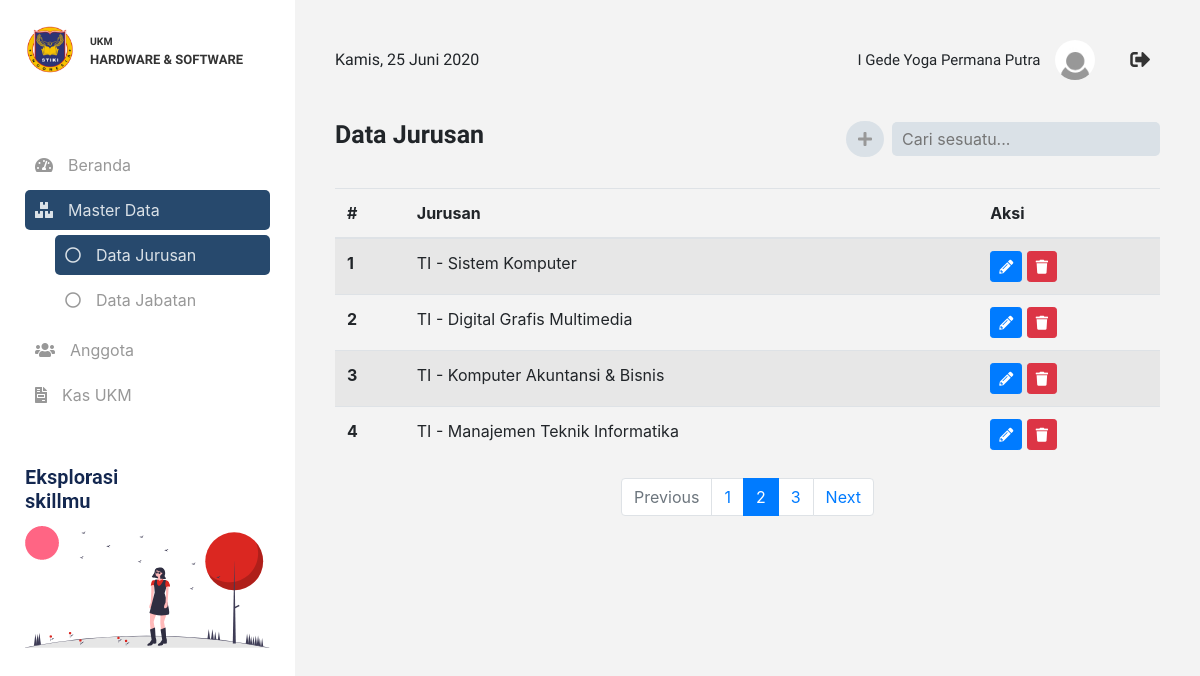
The app's page /jurusan/index.php (signed in) with its own data.
### tables this page shows
CREATE TABLE `jurusan` (
  `idJrs` int(11) NOT NULL AUTO_INCREMENT,
  `namaJrs` varchar(50) NOT NULL,
  PRIMARY KEY (`idJrs`)
);

### config.php (called while the page is built, shortened)
<?php
	$base_url = "http://localhost/project/kasukmhs/";
 ?>

### jurusan/index.php (the view, shortened to what this page needs)
<?php
	include "../config.php";
	$menu = "Jurusan";
	include "../template/header.php";
	include "../template/sidebar.php";
	$search = "";
	$fetch = mysqli_query($conn , "SELECT * FROM jurusan ".$search." ORDER BY idJrs DESC");
?>
<div class="data">
	<div class="title d-flex justify-content-between">
		<h3>Data <?= $menu ?></h3>
		<div class="d-flex align-items-center">
			<button class="btn btn-primary btn-radius" data-toggle="modal" data-target="#formTambah"><i class="fas fa-plus"></i></button>
			<div class="search ml-2">
				<form name="formSearch" method="get" acction="<?= $base_url ?>jurusan/index.php">
					<input type="text" name="search" placeholder="Cari sesuatu...">
				</form>
			</div>
		</div>
	</div>
	<table class="table table-striped">
	  <thead>
	    <tr>
	      <th scope="col">#</th>
	      <th scope="col">Jurusan</th>
	      <th scope="col">Aksi</th>
	    </tr>
	  </thead>
	  <tbody>
	    <?php
	    	if (mysqli_num_rows($fetch) > 0) :
	    		$no = 1;
	    		while($data = mysqli_fetch_array($fetch)) :
	    		?>
	    			<tr>
				      <th scope="row"><?= $no ?></th>
				      <td><?= $data['namaJrs'] ?></td>
				      <td>
				      	<button class="btn btn-primary btn-sm" onclick="edit(<?= $data['idJrs'] ?>)" data-toggle="modal" data-target="#formEdit"><i class="fas fa-pencil-alt"></i></button>
				      	<a class="btn btn-danger btn-sm" href="<?= $base_url ?>jurusan/proses/delete.php?id=<?= $data['idJrs'] ?>"><i class="fas fa-trash"></i></a>
				      </td>
				    </tr>
	    		<?php
	    			$no++;
	    		endwhile;
	    	else :
	    ?>
			<tr>
				<td colspan="3"><p align="center">Data tidak ditemukan !</p></td>
			</tr>
	    <?php endif; ?>
	  </tbody>
	</table>
	<nav aria-label="...">
		<ul class="pagination justify-content-center">
			<li class="page-item disabled">
			  <span class="page-link">Previous</span>
			</li>
			<li class="page-item"><a class="page-link" href="#">1</a></li>
			<li class="page-item active" aria-current="page">
			  <span class="page-link">
			    2
			  </span>
			</li>
			<li class="page-item"><a class="page-link" href="#">3</a></li>
			<li class="page-item">
			  <a class="page-link" href="#">Next</a>
			</li>
		</ul>
	</nav>
</div>
<?php include "../template/footer.php"; ?>

### public/css/style.css (style rules this page uses)
.data { padding: 40px; padding-top: 0px; }
.data .title { margin-bottom: 30px; }
.data .title h3 { font-size: 25px; font-family: 'bold'; }
.title .btn-radius { background-color: #DAE1E7; color: #989898; border-radius: 50px; border: none; }
.title .search input { padding: 5px 10px; border-radius: 5px; border: none; background-color: #DAE1E7; color: #989898; }

### records on screen
jurusan: namaJrs "TI - Sistem Komputer"
jurusan: namaJrs "TI - Digital Grafis Multimedia"
jurusan: namaJrs "TI - Komputer Akuntansi & Bisnis"
jurusan: namaJrs "TI - Manajemen Teknik Informatika"

### other values on screen
$_SESSION['nama'] "I Gede Yoga Permana Putra"
$menu "Jurusan"
